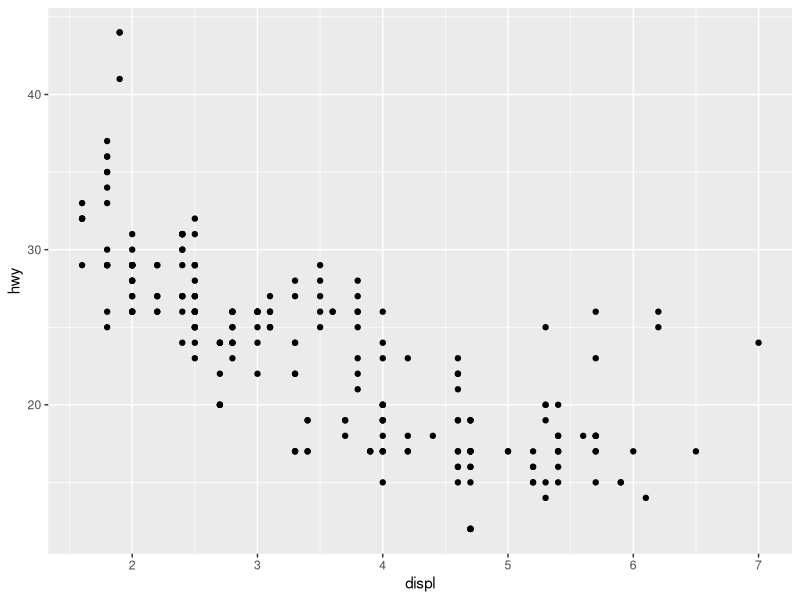
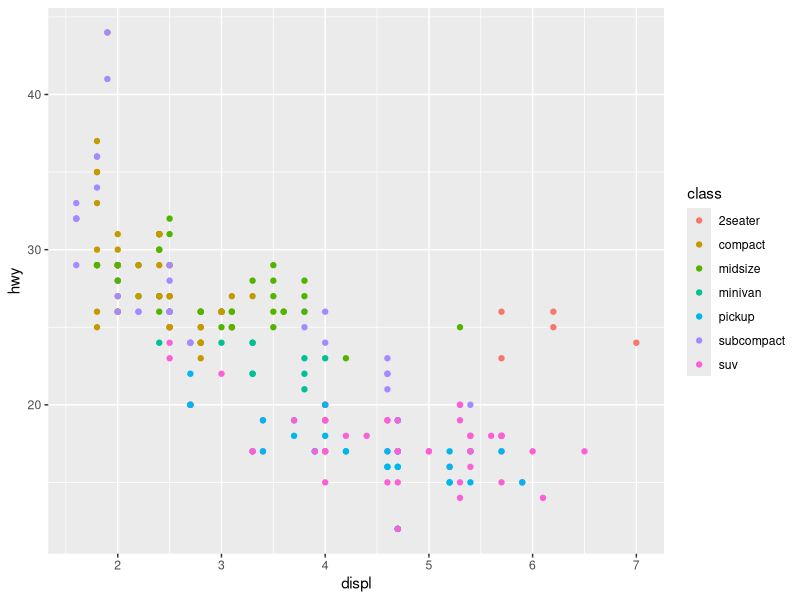
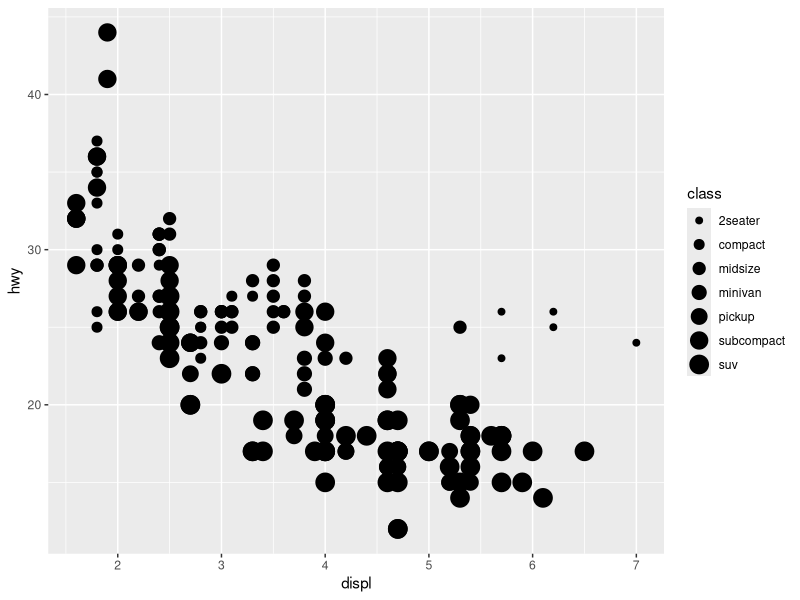
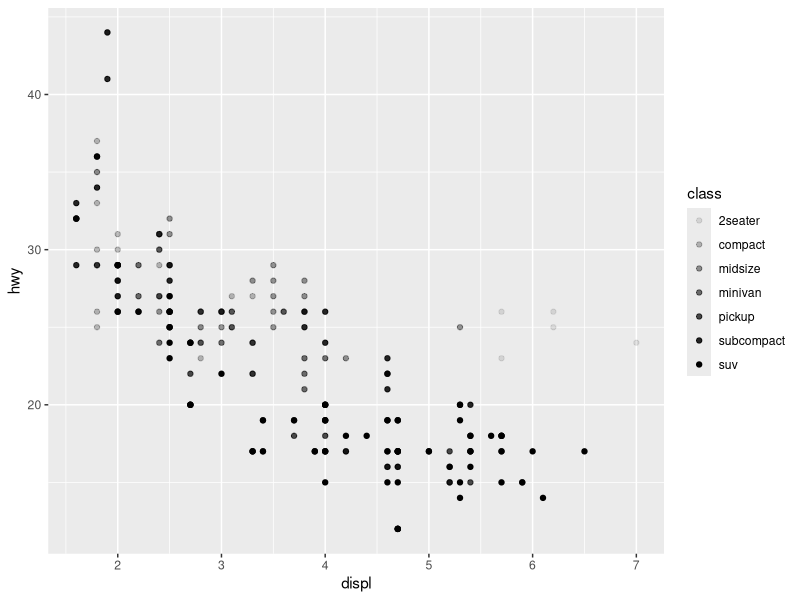
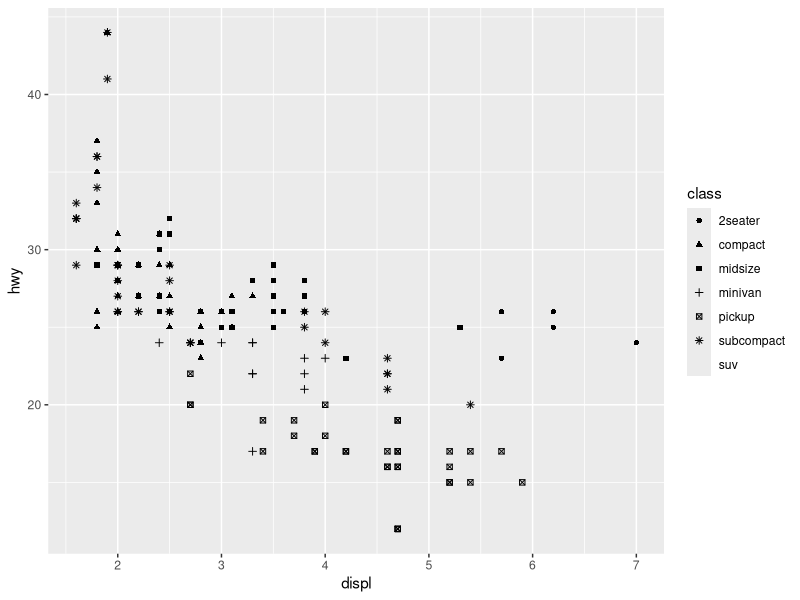
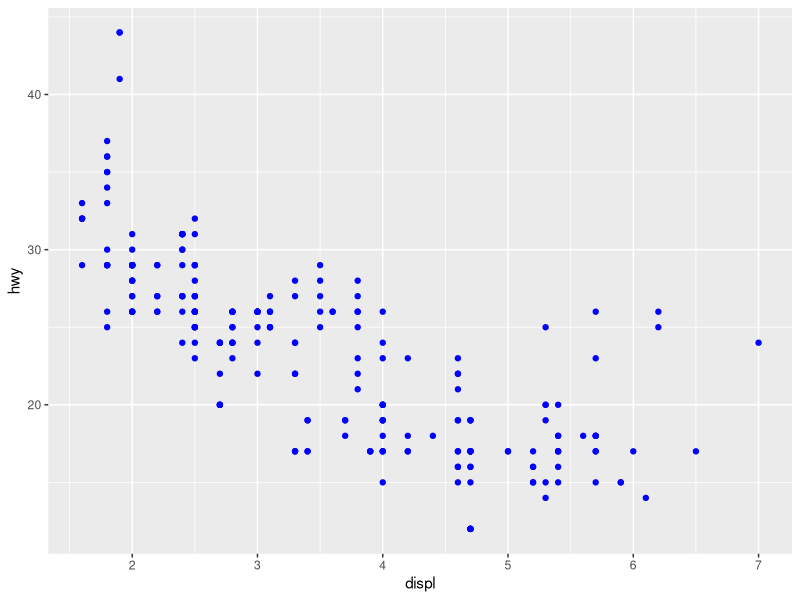
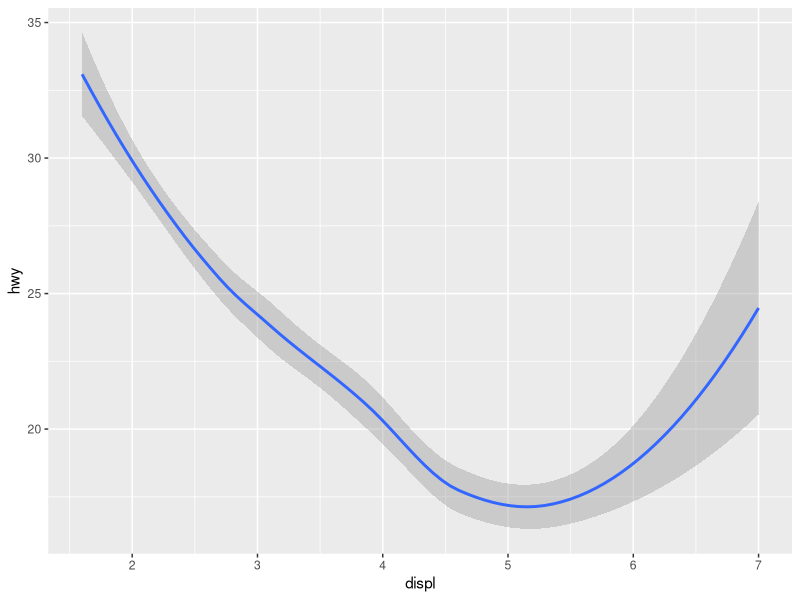
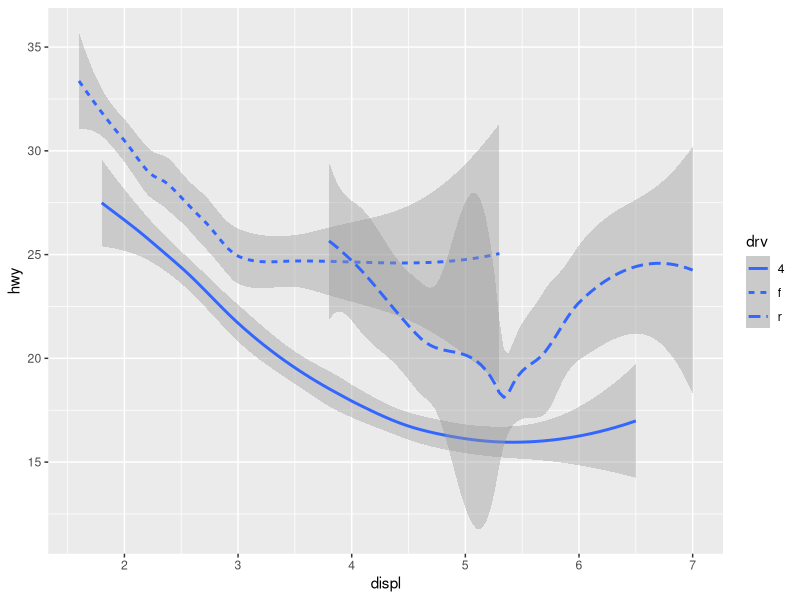

Recreate these plots in R, in order.
library(tidyverse)

ggplot2::mpg
#para abrir o data frame (o mpg contém observações coletadas pela Agência de Proteção Ambiental dos Estaddos Unidos sobre 38 modelos de carros)

ggplot(data=mpg)+geom_point(mapping=aes(x=displ,y=hwy))
#Criando um ggplot, com gráfico de mpg, onde displ no eixo x e hwy no y.

ggplot(data=mpg)+geom_point(mapping=aes(x=displ,y=hwy,color=class))
#Separado por cores

ggplot(data=mpg)+geom_point(mapping=aes(x=displ,y=hwy,size=class))
#Separado por tamanho,
#Recebe warning pois não é uma boa ideia mapear uma variável não ordenada (class) à uma estética ordenada (size)

ggplot(data=mpg)+geom_point(mapping=aes(x=displ,y=hwy,alpha=class))
#Separado por transparência dos pontos

ggplot(data=mpg)+geom_point(mapping=aes(x=displ,y=hwy,shape=class))
#Separado por formato dos pontos

ggplot(data=mpg)+geom_point(mapping=aes(x=displ,y=hwy),color="blue")
#Para mudar a cor

ggplot(data=mpg)+geom_smooth(mapping=aes(x=displ,y=hwy))
#Gráfico Geom de Ponto

ggplot(data=mpg)+geom_smooth(mapping=aes(x=displ,y=hwy,linetype=drv))
#Para configurar diferentes formas de linhas

ggplot(data=mpg)+geom_smooth(mapping=aes(x=displ,y=hwy,group=drv))
#Gráfico Geom Smooth

ggplot(data=mpg)+geom_smooth(mapping=aes(x=displ,y=hwy,color=drv),show.legend=FALSE)
#Para mudar a cor das linhas

ggplot(data=mpg)+geom_point(mapping=aes(x=displ,y=hwy))+geom_smooth(mapping=aes(x=displ,y=hwy))
#Para exibir vários Geoms no mmesmo gráfico

ggplot(data=mpg,mapping=aes(x=displ,y=hwy))+geom_point(mapping=aes(color=class))+geom_smooth()
#Geoms diferentes com camadas estéticas diferentes

ggplot(data=mpg,mapping=aes(x=displ,y=hwy))+geom_point(mapping=aes(color=class))+geom_smooth(data=filter(mpg,class=="subcompact"),se=FALSE)
#Para exibir apenas um subconjunto no gráfico, aqui utilizamos "subcompact" como e.g.



